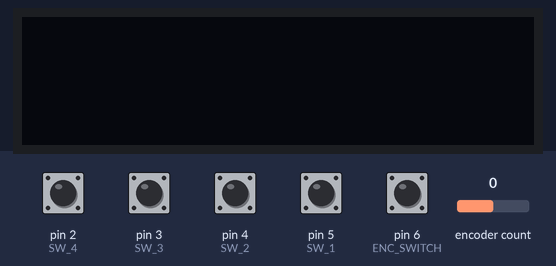
The sketch below on a simulated Arduino Leonardo, built with avr-gcc and run on an emulated ATmega32U4. On the bench: 128×32 one-colour display. Inputs (shaded band) come from the test bench; at power-on: pin 2 (SW_4), pin 3 (SW_3), pin 4 (SW_2), pin 5 (SW_1), pin 6 (ENC_SWITCH) HIGH, encoder count 0. The display library's start-up logo is not drawn; USB keyboard and mouse output is not drawn.

Above: at 3.7 s.
3.8 s: encoder count set to 1
At 4.2 s:
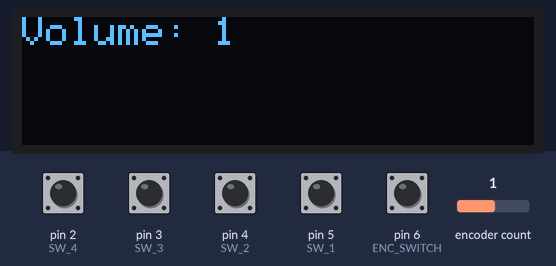
5.3 s: pin 2 (SW_4) pulled LOW for 0.15 s
At 6.0 s:
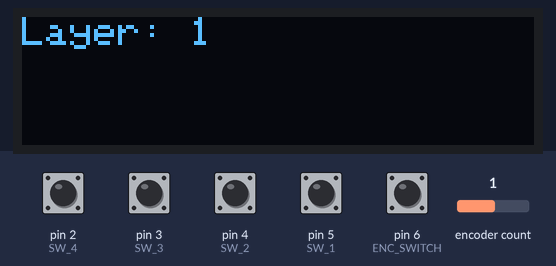
6.9 s: pin 6 (ENC_SWITCH) pulled LOW for 0.15 s
At 8.2 s:
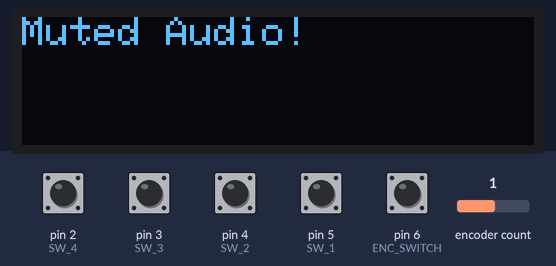
8.5 s: encoder count set to 2
At 9.0 s:
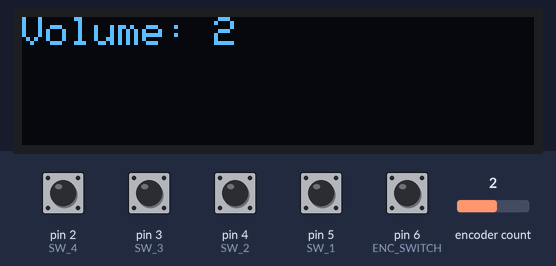
10.0 s: pin 2 (SW_4) pulled LOW for 1 s
At 12.0 s:
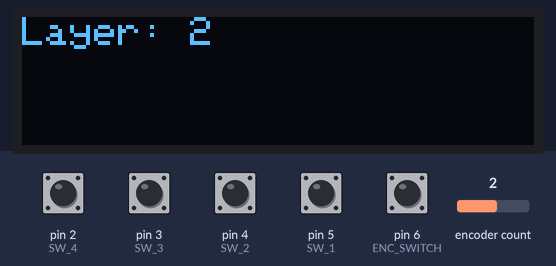
12.5 s: encoder count set to 3
At 13.2 s:
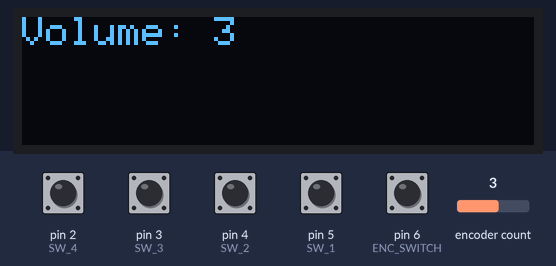
Timing chart, 0 to 15.0 s (numbered marks = the images above; inputs shaded):
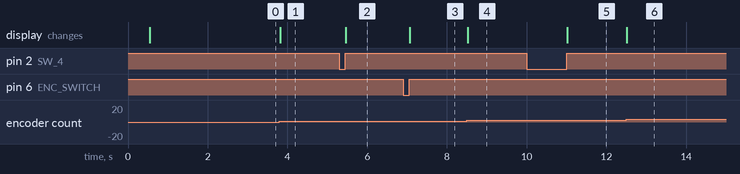

Measured:
- after the input at 3.8 s, the display: changes at once (image 1)
- after the input at 5.3 s, the display: changes after 0.16 s (image 2)
- after the input at 6.9 s, the display: changes after 0.17 s (image 3)
- after the input at 8.5 s, the display: changes at once (image 4)
- after the input at 10.0 s, the display: changes after 1.0 s (image 5)
- after the input at 12.5 s, the display: changes at once (image 6)

The sketch:

Macropad.ino
```cpp
#include <Wire.h>
#include <Adafruit_SSD1306.h>
#include <Adafruit_GFX.h>
#include <Keyboard.h>
#include <HID-Project.h>
#include <Encoder.h>

const int SW_4 = 2;
const int SW_3 = 3;
const int SW_2 = 4;
const int SW_1 = 5;

const int ENC_SWITCH = 6;

const int SCL_PIN = 8;
const int SDA_PIN = 20;

Encoder encoder(7, 21);

int layer = 0;
long position;

#define SCREEN_WIDTH 128
#define SCREEN_HEIGHT 32

#define OLED_RESET -1
#define SCREEN_ADDRESS 0x3C

Adafruit_SSD1306 display(SCREEN_WIDTH, SCREEN_HEIGHT, &Wire, OLED_RESET);

void showMessage(String msg) {
  display.clearDisplay();
  display.setTextSize(1);
  display.setTextColor(SSD1306_WHITE);
  display.setCursor(0,0);
  display.println(msg);
  display.display();
}

void setup() {
  Serial.begin(9600);

  delay(500);

  Wire.setSCL(SCL_PIN);
  Wire.setSDA(SDA_PIN);

  if (!display.begin(SSD1306_SWITCHCAPVCC, SCREEN_ADDRESS)) {
    Serial.println("Failed to start");
    for(;;);
  }

  display.display();
  delay(2000);

  display.clearDisplay();

  Keyboard.begin();
  Consumer.begin();

  pinMode(SW_4, INPUT_PULLUP);
  pinMode(SW_3, INPUT_PULLUP);
  pinMode(SW_2, INPUT_PULLUP);
  pinMode(SW_1, INPUT_PULLUP);

  pinMode(ENC_SWITCH, INPUT_PULLUP);

  // Initialize encoder position to avoid volume changes on startup
  position = encoder.read() / 4;
}

void loop() {

  // Encoder Volume Control
  long newPosition = encoder.read() / 4;

  if (newPosition != position) {

    if (newPosition > position) {
      Consumer.write(MEDIA_VOLUME_UP);
    }
    else if (newPosition < position) {
      Consumer.write(MEDIA_VOLUME_DOWN);
    }

    showMessage("Volume: " + String(newPosition));

    position = newPosition;
  }

  // SW_4 - Change Layer
  if (digitalRead(SW_4) == LOW) {

    while (digitalRead(SW_4) == LOW) {
      // Wait for release
    }

    if (layer != 2) {
      layer++;
    }
    else {
      layer = 0;
    }

    showMessage("Layer: " + String(layer));

    delay(20);
  }

  // SW_3
  if (digitalRead(SW_3) == LOW) {

    while (digitalRead(SW_3) == LOW) {
      // Wait for release
    }

    if (layer == 0) {
      Keyboard.press(KEY_LEFT_CTRL);
      Keyboard.press('c');
      delay(100);
      Keyboard.releaseAll();

      showMessage("Copied!");
    }
    else if (layer == 1) {

    }
    else if (layer == 2) {

    }

    delay(20);
  }

  // SW_2
  if (digitalRead(SW_2) == LOW) {

    while (digitalRead(SW_2) == LOW) {
      // Wait for release
    }

    if (layer == 0) {
      Keyboard.press(KEY_LEFT_CTRL);
      Keyboard.press('v');
      delay(100);
      Keyboard.releaseAll();

      showMessage("Pasted!");
    }
    else if (layer == 1) {

    }
    else if (layer == 2) {

    }

    delay(20);
  }

  // SW_1
  if (digitalRead(SW_1) == LOW) {

    while (digitalRead(SW_1) == LOW) {
      // Wait for release
    }

    if (layer == 0) {
      Keyboard.press(KEY_LEFT_ALT);
      Keyboard.press(KEY_TAB);
      delay(100);
      Keyboard.releaseAll();

      showMessage("Switched Tab!");
    }
    else if (layer == 1) {

    }
    else if (layer == 2) {

    }

    delay(20);
  }

  // Encoder Button - Mute
  if (digitalRead(ENC_SWITCH) == LOW) {

    while (digitalRead(ENC_SWITCH) == LOW) {
      // Wait for release
    }

    Consumer.write(MEDIA_VOLUME_MUTE);

    showMessage("Muted Audio!");

    delay(20);
  }
}
```
